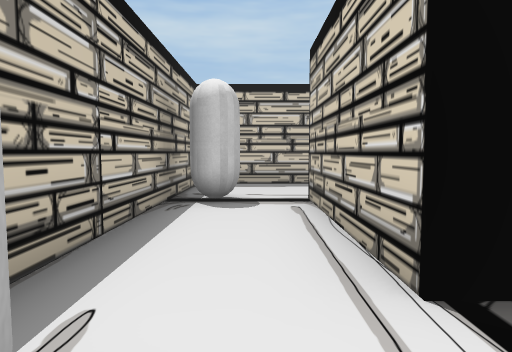
View 1 (above)

18 first-person views from a walk through a Unity game level. The camera is 1.2 m above the floor, tilts 4° down and sees 75° across. The floor is counted in squares, 1.76 m on a side. Each view is taken from the middle of a square. On the plan, view 1 faces up. The plan holds only what a view shows up to about 10 squares ahead; the rest is blank. The place goes on beyond the plan. The player character is not drawn.

View 2
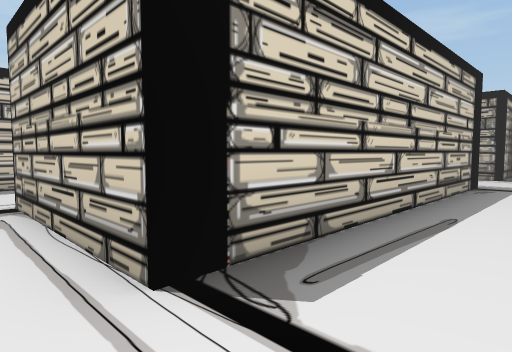

View 3
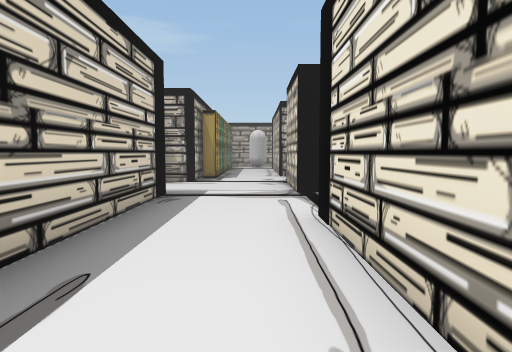

View 4
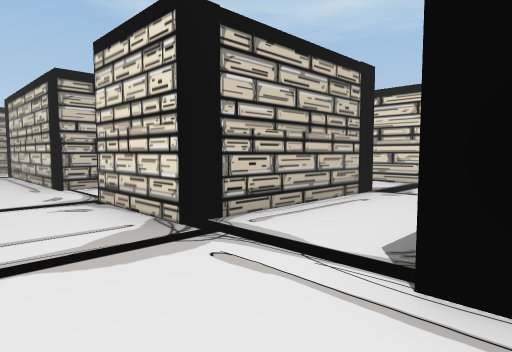

View 5
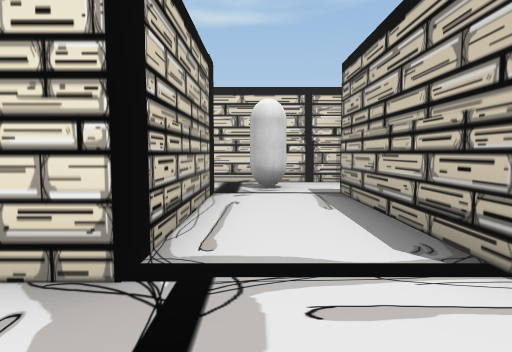

View 6
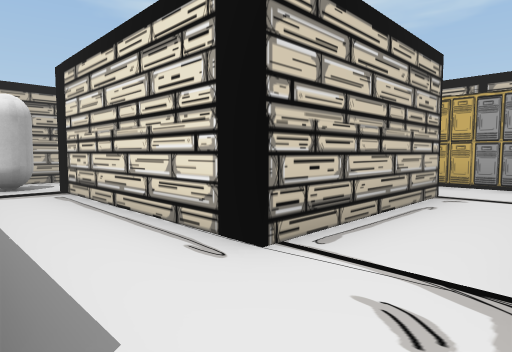

View 7
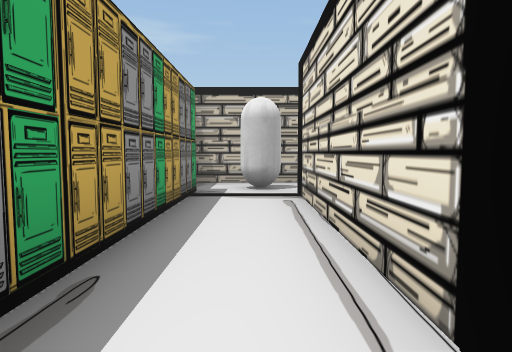

View 8
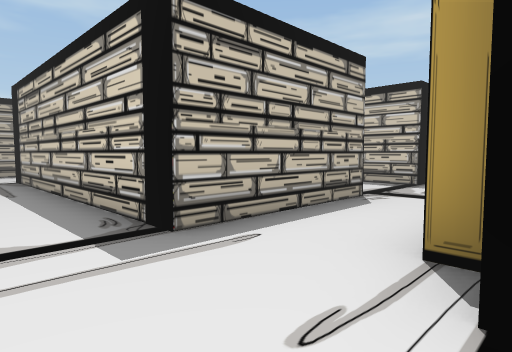

View 9
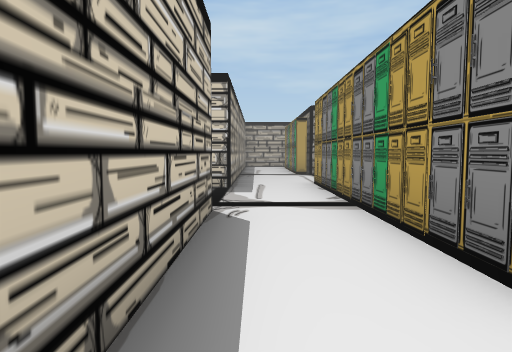

View 10
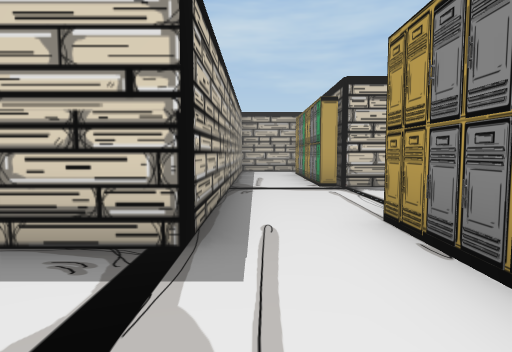

View 11
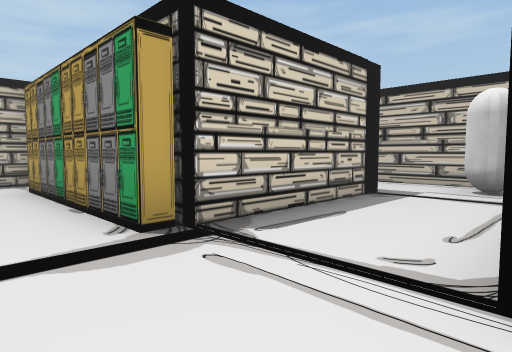

View 12
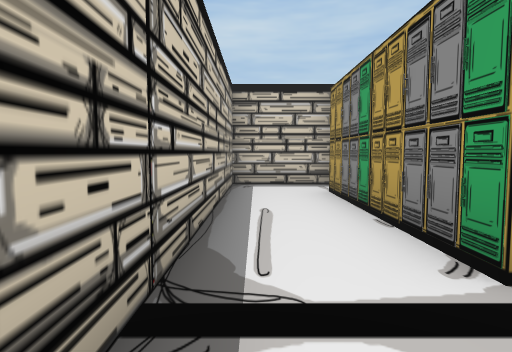

View 13
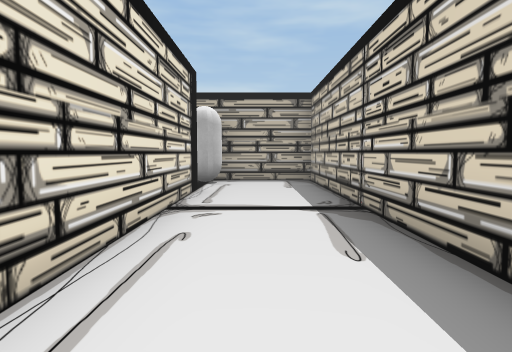

View 14
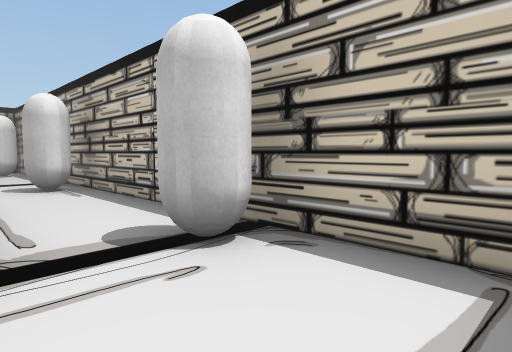

View 15
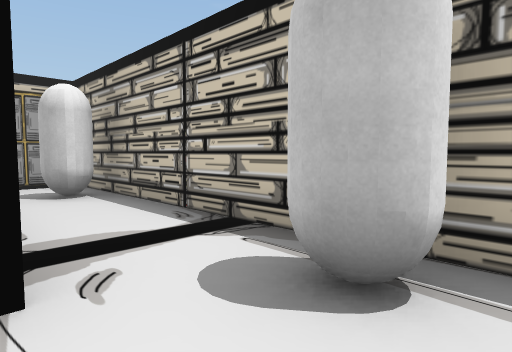

View 16
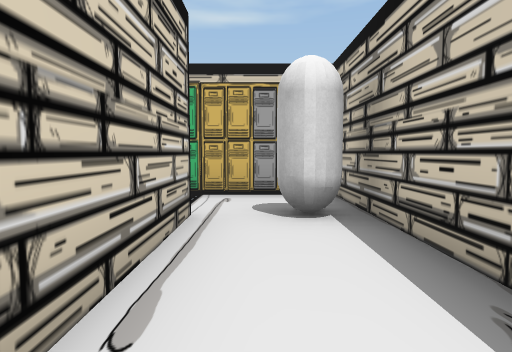

View 17
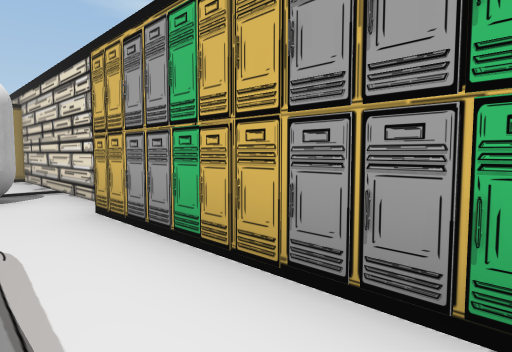

View 18
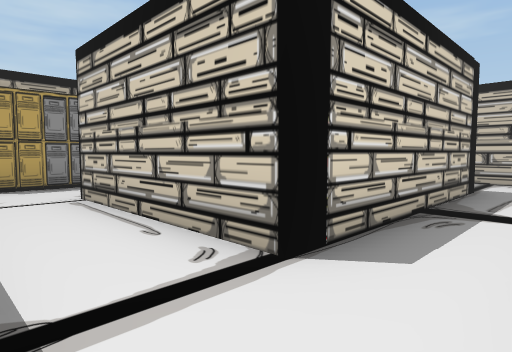

### Floor plan
Points are (right, up) in squares from view 1. A wall is a line through its corners. A room is listed if a view was taken in it or the views show most of it. See-through windows are left out.
Room 1 (views 1, 2, 3, 4, 5, 6, 7, 8, 9, 10, 13, 14, 15, 16, 17, 18)
walls: (7.7, -4.8) (7.7, -0.7) (9.9, -0.7); (2.8, -0.7) (5.6, -0.7) (5.6, -4.6); (9.3, 2.6) (9.3, 7.4); (11.4, 1.5) (9.7, 1.5) (9.7, 2.1); (7.5, 5) (7.5, 1.5) (0.7, 1.5) (0.7, 4.9) (5.6, 4.9); (5, -6.7) (10.4, -6.7); (10.9, -6.4) (12.2, -6.4); (0.7, -4.8) (0.7, -1.9); (7.5, 7.4) (-1.3, 7.4) (-1.3, -6); (-0.6, -6.4) (5, -6.4); (16.9, 1.1) (10.8, 1.1) (10.8, 1.5); (16.6, -4.6) (11.6, -4.6) (11.6, -0.7) (16.6, -0.7); (18.6, -1.2) (18.6, 1.4); (18.6, -4.9) (18.6, -4.1)
low walls: (2.4, -6.4) (2.9, -6.2); (1.3, -6.3) (2.1, -6.5); (1.2, -6.4) (1.8, -6.3); (0.8, -6.5) (1.3, -6.3) (1.7, -6.5)
ways out: opening at (8.5, 8.5) to room 2
objects: other object (-1, -5); other object (-1, 0); other object (-1, 5); other object (7, -6); other object (17, 0)
Room 2 (views 11, 12)
walls: (9.7, 11.5) (9.7, 12.1); (13.6, 11.6) (9.3, 11.6) (9.3, 15.9); (9.3, 7.4) (9.3, 8.4); (15.6, 10.6) (15.6, 11.6); (9.6, 17.4) (7.5, 17.4) (7.5, 7.4)
ways out: opening at (8.5, 8.5) to room 1; opening at (14.5, 12.5)
objects: other object (15, 10)

Where each view was taken, in squares from view 1:
view 1: 0 up, 0 right, facing up
view 2: 0 up, 0 right, facing up-right
view 3: 0 up, 2 right, facing right
view 4: 1 up, 5 right, facing down-right
view 5: 1 up, 7 right, facing down
view 6: 1 up, 10 right, facing down-right
view 7: 0 up, 11 right, facing right
view 8: 0 up, 10 right, facing up-left
view 9: 1 up, 8 right, facing up
view 10: 5 up, 8 right, facing up
view 11: 9 up, 8 right, facing up-right
view 12: 10 up, 8 right, facing up
view 13: 6 up, 7 right, facing left
view 14: 7 up, 1 right, facing down-left
view 15: 1 up, 1 right, facing down-left
view 16: 1 down, 0 right, facing down
view 17: 5 down, 1 right, facing down-right
view 18: 6 down, 10 right, facing up-right
